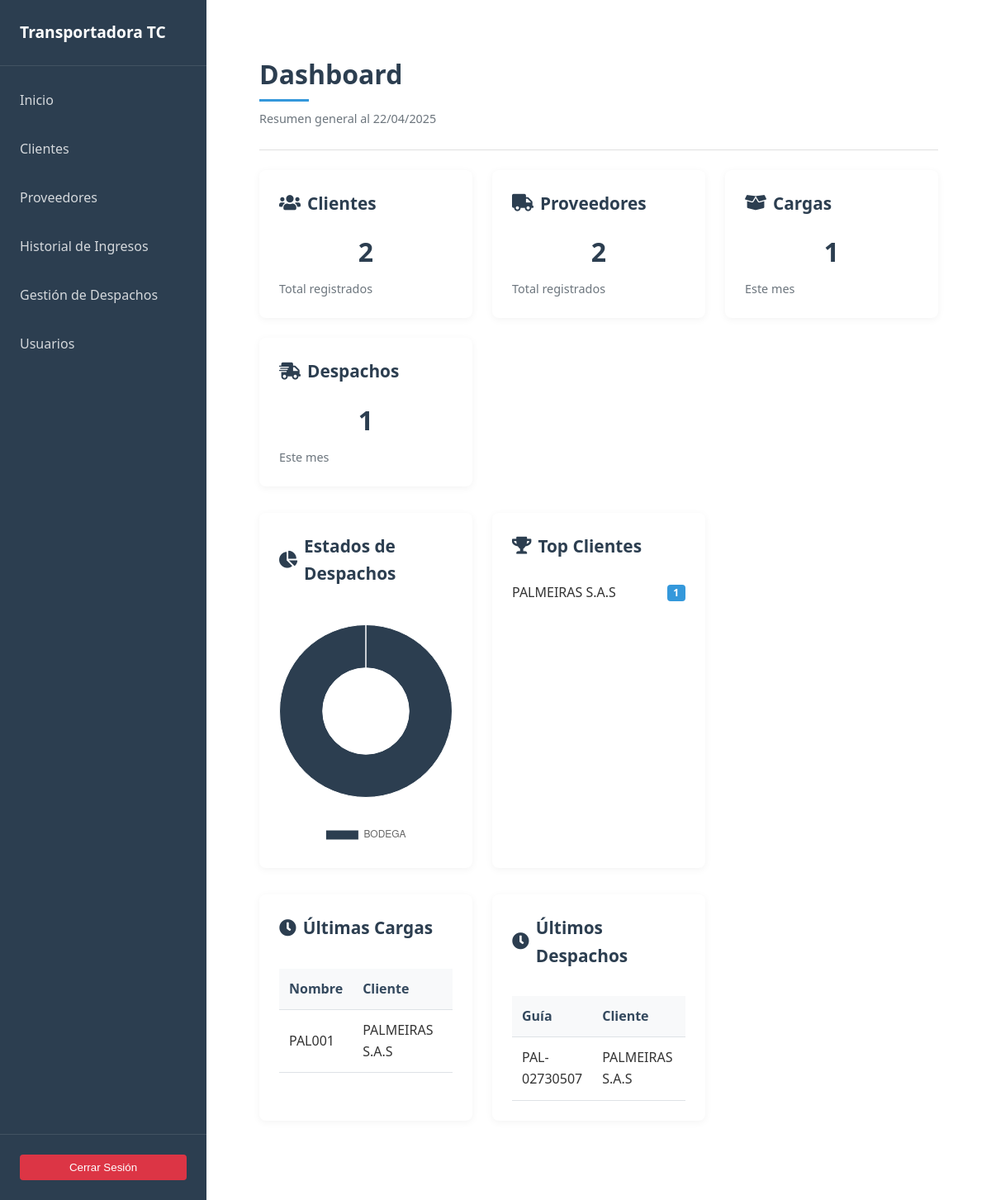
Page / (signed in) on the earlier database version.
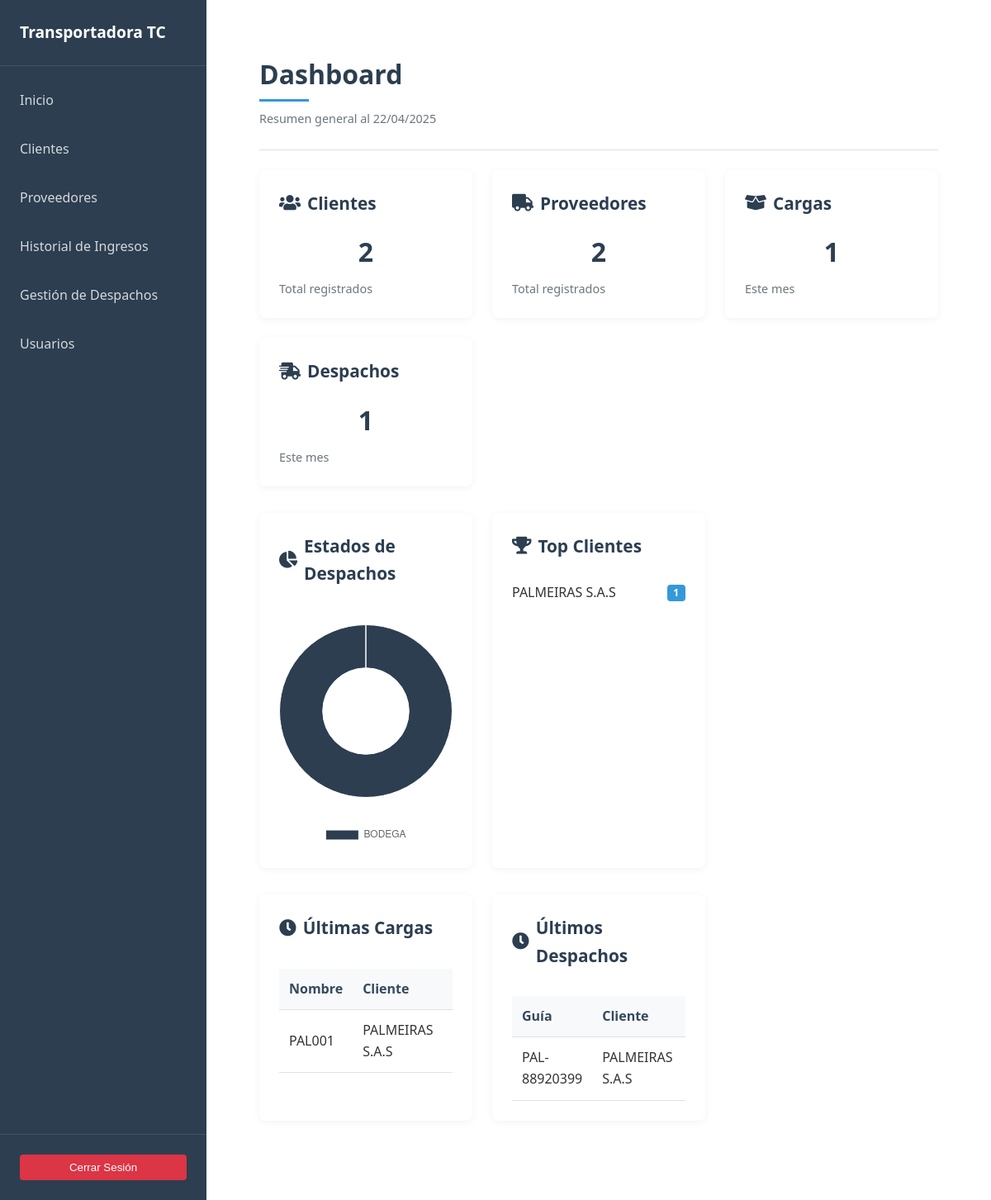
Same page on the later database version.
### clientes/models.py (models this page shows, shortened)
class Cliente(models.Model):
    nit = models.CharField(max_length=255, default="", unique=True, blank=False)
    nombre = models.CharField(max_length=255, blank=False)
    email = models.EmailField()
    telefono = models.CharField(max_length=15)
    ciudad = models.CharField(max_length=255)
    direccion = models.CharField(max_length=255)
    proveedores = models.ManyToManyField(Proveedor, related_name="clientes", blank=True)
    fecha_creacion = models.DateTimeField(auto_now_add=True)

### cargas/models.py (models this page shows, shortened)
class Carga(models.Model):
    nombre = models.CharField(max_length=20, unique=True)
    cliente = models.ForeignKey(Cliente, on_delete=models.CASCADE, related_name='cargas')
    proveedor = models.ForeignKey(Proveedor, on_delete=models.CASCADE, related_name='cargas')
    fecha = models.DateTimeField(auto_now_add=True)
    remision = models.CharField(unique=True, max_length=20)
    observaciones = models.TextField(blank=True, null=True)
    archivo_factura = models.FileField(upload_to='facturas/', blank=True, null=True)

### despachos/models.py (models this page shows, shortened)
class Despacho(models.Model):
    ESTADOS = (
        ('BODEGA', 'En bodega'),
        ('RUTA', 'En ruta'),
        ('ENTREGADO', 'Entregado'),
    )
    cliente = models.ForeignKey(Cliente, on_delete=models.CASCADE, related_name='despachos')
    fecha_creacion = models.DateTimeField(auto_now_add=True)
    guia = models.CharField(max_length=20, unique=True, blank=True)
    estado = models.CharField(max_length=20, choices=ESTADOS, default='BODEGA')
    valor_flete = models.DecimalField(max_digits=10, decimal_places=2)
    observaciones = models.TextField(blank=True, null=True)

### main/views.py (the view)
# urls.py: path('', views.home, name='home'),
@login_required
def home(request):
    hoy = timezone.now().date()
    inicio_mes = hoy.replace(day=1)
    total_clientes = Cliente.objects.count()
    total_proveedores = Proveedor.objects.count()
    cargas_recientes = Carga.objects.select_related('cliente').order_by('-fecha')[:5]
    total_cargas_mes = Carga.objects.filter(fecha__date__gte=inicio_mes).count()
    cargas_por_cliente = Carga.objects.values('cliente__nombre').annotate(
        total=Count('id')
    ).order_by('-total')[:5]
    despachos_recientes = Despacho.objects.select_related('cliente').order_by('-fecha_creacion')[:5]
    total_despachos_mes = Despacho.objects.filter(fecha_creacion__date__gte=inicio_mes).count()
    estados_despachos = Despacho.objects.values('estado').annotate(
        total=Count('id')
    )
    context = {
        'hoy': hoy,
        'total_clientes': total_clientes,
        'total_proveedores': total_proveedores,
        'cargas_recientes': cargas_recientes,
        'total_cargas_mes': total_cargas_mes,
        'cargas_por_cliente': cargas_por_cliente,
        'despachos_recientes': despachos_recientes,
        'total_despachos_mes': total_despachos_mes,
        'estados_despachos': estados_despachos,
    }
    return render(request, 'main/home.html', context)

### main/templates/main/home.html (shortened to what the changed rows need)
{% extends 'base.html' %}
{% load static %}
{% block content %}
<main class="main-content">
    <header class="content__header">
        <h1 class="content__title">Dashboard</h1>
    </header>
    <section class="content__body">
        <div class="card-grid">
            <div class="card">
                <div class="card__body">
                    <ul class="top-list">
                        {% for item in cargas_por_cliente %}
                        <li>
                            <span class="name">{{ item.cliente__nombre }}</span>
                            <span class="badge">{{ item.total }}</span>
                        </li>
                        {% empty %}
                        <li class="text-muted">No hay datos disponibles</li>
                        {% endfor %}
                    </ul>
                </div>
            </div>
        </div>
        <div class="card-grid">
            <div class="card">
                <div class="card__body">
                    <div class="table-responsive">
                        <table class="table">
                            <thead>
                                <tr>
                                    <th>Nombre</th>
                                    <th>Cliente</th>
                                    <th>Fecha</th>
                                </tr>
                            </thead>
                            <tbody>
                                {% for carga in cargas_recientes %}
                                <tr>
                                    <td>{{ carga.nombre }}</td>
                                    <td>{{ carga.cliente.nombre }}</td>
                                    <td>{{ carga.fecha|date:"d/m/Y" }}</td>
                                </tr>
                                {% empty %}
                                <tr>
                                    <td colspan="4" class="text-center">No hay cargas recientes</td>
                                </tr>
                                {% endfor %}
                            </tbody>
                        </table>
                    </div>
                </div>
            </div>
            <div class="card">
                <div class="card__body">
                    <div class="table-responsive">
                        <table class="table">
                            <thead>
                                <tr>
                                    <th>Guía</th>
                                    <th>Cliente</th>
                                    <th>Estado</th>
                                </tr>
                            </thead>
                            <tbody>
                                {% for despacho in despachos_recientes %}
                                <tr>
                                    <td>{{ despacho.guia }}</td>
                                    <td>{{ despacho.cliente.nombre }}</td>
                                    <td>
                                    </td>
                                </tr>
                                {% empty %}
                                <tr>
                                    <td colspan="4" class="text-center">No hay despachos recientes</td>
                                </tr>
                                {% endfor %}
                            </tbody>
                        </table>
                    </div>
                </div>
            </div>
        </div>
    </section>
</main>
<script>
// Espera a que todo el DOM esté cargado
document.addEventListener('DOMContentLoaded', function() {
    // 1. Verificación del elemento canvas
    const canvas = document.getElementById('estadosDespachosChart');
    if (!canvas) {
        console.error('No se encontró el elemento canvas para el gráfico');
        return;
    }
    // 2. Mostrar datos en consola para depuración
    console.log('Datos del gráfico:', {
        labels: [
            {% for estado in estados_despachos %}
                '{{ estado.estado }}',
            {% endfor %}
        ],
        values: [
            {% for estado in estados_despachos %}
                {{ estado.total }},
            {% endfor %}
        ]
    });
    // 3. Creación del gráfico con configuración segura
    try {
        const ctx = canvas.getContext('2d');
        const chart = new Chart(ctx, {
            type: 'doughnut',
            data: {
                labels: [
                    {% for estado in estados_despachos %}
                        '{{ estado.estado }}',
                    {% endfor %}
                ],
                datasets: [{
                    data: [
                        {% for estado in estados_despachos %}
                            {{ estado.total }},
                        {% endfor %}
                    ],
                    backgroundColor: [
                        '#2c3e50',  // BODEGA
                        '#ffc107',  // RUTA
                        '#28a745',  // ENTREGADO
                    ],
                    borderWidth: 1
                }]
            },
            options: {
                responsive: true,
                maintainAspectRatio: false,
                plugins: {
                    legend: {
                        position: 'bottom',
                    },
                    tooltip: {
                        callbacks: {
                            label: function(context) {
                                return `${context.label}: ${context.raw} despachos`;
                            }
                        }
                    }
                }
            }
        });
        console.log('Gráfico creado exitosamente');
    } catch (error) {
        console.error('Error al crear el gráfico:', error);
    }
});
</script>
{% endblock %}

Differences in the rows shown:
removed Despacho: guia "PAL-02730507", cliente.nombre "PALMEIRAS S.A.S"
added Despacho: guia "PAL-88920399", cliente.nombre "PALMEIRAS S.A.S"
